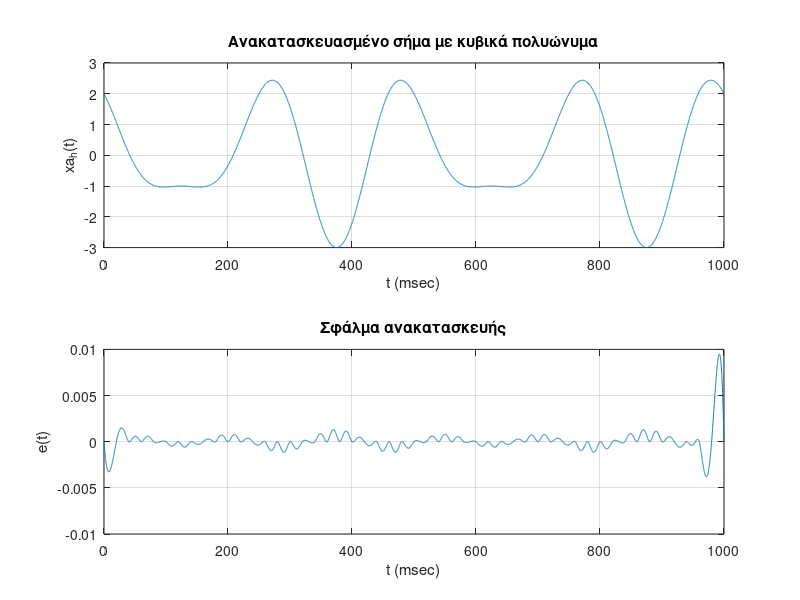

Reproduce this figure in MATLAB.
% Example 6.12

clear all; clc;

% Δημιουργία αναλογικού σήματος
Dt = 0.0001; t = 0:Dt:1;
xa = 2*cos(8*pi*t) - sin(12*pi*t);

% Σχεδιασμός αναλογικού σήματος (κλίμακα χρόνου msec)
subplot(311); plot(t*1000,xa,'r'); grid on; xlabel('t (msec)'); 
ylabel('xa(t)'); title('Αναλογικό σήμα');

% Δημιουργία σήματος διακριτού χρόνου (ψηφιακό)
Ts = 0.02; n = 0:1:50; nTs=n*Ts;
xs = 2*cos(8*pi*nTs) - sin(12*pi*nTs);

% Σχεδιασμός ψηφιακού σήματος για Ts=0.02 sec/sample
subplot(312); stem(n*Ts*1000, xs); grid on;
xlabel('t (msec)'); ylabel('xs(t)'); title('Σήμα διακριτού χρόνου');

% Σχεδιασμός ανακατασκευασμένου αναλογικού σήματος
subplot(313); stairs(n*Ts*1000,xs); grid on; hold on; stem(n*Ts*1000,xs)
xlabel('t (msec)'); ylabel('xa(t)'); 
title('Ανακατασκευασμένο σήμα με παρεμβολή μηδενικής τάξης'); hold off

% Σχεδιασμός ανακατασκευασμένου αναλογικού σήματος xa_h(t)
xa_h = spline(nTs, xs, t);
subplot(211); plot(t*1000, xa_h)
xlabel('t (msec)'); ylabel('xa_h(t)'); grid on
title('Ανακατασκευασμένο σήμα με κυβικά πολυώνυμα');

% Υπολογισμός σφάλματος ανακατασκευής
error = (xa_h - xa);
subplot(212); plot(t*1000, error)
xlabel('t (msec)'); ylabel('e(t)'); 
grid on; ylim([-0.01, 0.01]);
title('Σφάλμα ανακατασκευής');
